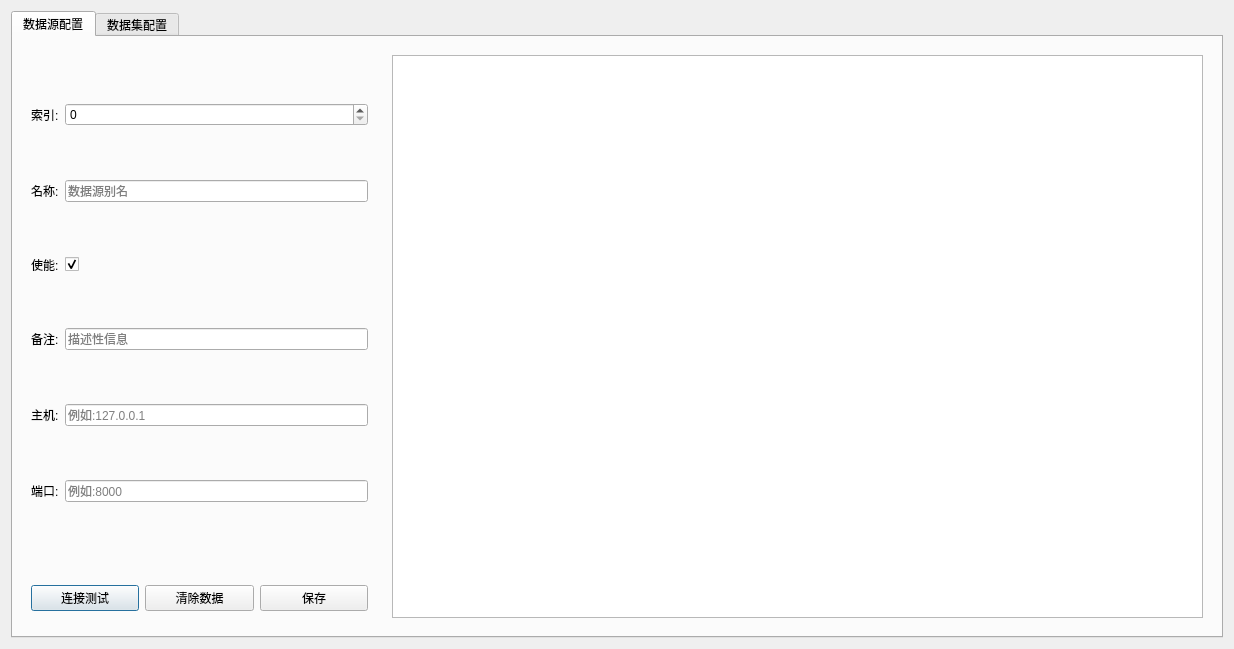
<?xml version="1.0" encoding="UTF-8"?>
<ui version="4.0">
 <class>ConfigDialog</class>
 <widget class="QDialog" name="ConfigDialog">
  <property name="geometry">
   <rect>
    <x>0</x>
    <y>0</y>
    <width>1234</width>
    <height>649</height>
   </rect>
  </property>
  <property name="windowTitle">
   <string>KEYENCE上位链路驱动配置界面</string>
  </property>
  <layout class="QGridLayout" name="gridLayout">
   <item row="0" column="0">
    <widget class="QTabWidget" name="tabWidget">
     <property name="currentIndex">
      <number>0</number>
     </property>
     <property name="tabBarAutoHide">
      <bool>true</bool>
     </property>
     <widget class="QWidget" name="Tab1">
      <attribute name="title">
       <string>数据源配置</string>
      </attribute>
      <layout class="QGridLayout" name="gridLayout_6" rowstretch="9,1" columnstretch="3,7">
       <item row="0" column="0">
        <widget class="QWidget" name="widget" native="true">
         <layout class="QGridLayout" name="gridLayout_2">
          <item row="0" column="0">
           <widget class="QLabel" name="Label">
            <property name="text">
             <string>索引:</string>
            </property>
           </widget>
          </item>
          <item row="0" column="1">
           <widget class="QSpinBox" name="index1">
            <property name="minimum">
             <number>0</number>
            </property>
           </widget>
          </item>
          <item row="1" column="0">
           <widget class="QLabel" name="Label_2">
            <property name="text">
             <string>名称:</string>
            </property>
           </widget>
          </item>
          <item row="1" column="1">
           <widget class="QLineEdit" name="name1">
            <property name="placeholderText">
             <string>数据源别名</string>
            </property>
           </widget>
          </item>
          <item row="2" column="0">
           <widget class="QLabel" name="Label_3">
            <property name="text">
             <string>使能:</string>
            </property>
           </widget>
          </item>
          <item row="2" column="1">
           <widget class="QCheckBox" name="enable1">
            <property name="checked">
             <bool>true</bool>
            </property>
           </widget>
          </item>
          <item row="3" column="0">
           <widget class="QLabel" name="Label_4">
            <property name="text">
             <string>备注:</string>
            </property>
           </widget>
          </item>
          <item row="3" column="1">
           <widget class="QLineEdit" name="desc1">
            <property name="placeholderText">
             <string>描述性信息</string>
            </property>
           </widget>
          </item>
          <item row="4" column="0">
           <widget class="QLabel" name="Label_7">
            <property name="text">
             <string>主机:</string>
            </property>
           </widget>
          </item>
          <item row="4" column="1">
           <widget class="QLineEdit" name="host">
            <property name="placeholderText">
             <string>例如:127.0.0.1</string>
            </property>
           </widget>
          </item>
          <item row="5" column="0">
           <widget class="QLabel" name="label_4">
            <property name="text">
             <string>端口:</string>
            </property>
           </widget>
          </item>
          <item row="5" column="1">
           <widget class="QLineEdit" name="port">
            <property name="placeholderText">
             <string>例如:8000</string>
            </property>
           </widget>
          </item>
         </layout>
        </widget>
       </item>
       <item row="1" column="0">
        <widget class="QWidget" name="widget_3" native="true">
         <layout class="QHBoxLayout" name="horizontalLayout">
          <item>
           <widget class="QPushButton" name="connectTest">
            <property name="text">
             <string>连接测试</string>
            </property>
           </widget>
          </item>
          <item>
           <widget class="QPushButton" name="clearDataSource">
            <property name="text">
             <string>清除数据</string>
            </property>
           </widget>
          </item>
          <item>
           <widget class="QPushButton" name="saveDataSource">
            <property name="text">
             <string>保存</string>
            </property>
           </widget>
          </item>
         </layout>
        </widget>
       </item>
       <item row="0" column="1" rowspan="2">
        <widget class="QWidget" name="widget_2" native="true">
         <layout class="QGridLayout" name="gridLayout_3">
          <item row="0" column="0">
           <widget class="QTableView" name="tableView1">
            <property name="enabled">
             <bool>true</bool>
            </property>
            <property name="lineWidth">
             <number>1</number>
            </property>
            <property name="editTriggers">
             <set>QAbstractItemView::NoEditTriggers</set>
            </property>
           </widget>
          </item>
         </layout>
        </widget>
       </item>
      </layout>
     </widget>
     <widget class="QWidget" name="Tab2">
      <attribute name="title">
       <string>数据集配置</string>
      </attribute>
      <layout class="QGridLayout" name="gridLayout_7" rowstretch="9,1" columnstretch="3,7">
       <item row="0" column="0">
        <widget class="QWidget" name="widget_4" native="true">
         <layout class="QGridLayout" name="gridLayout_4">
          <item row="0" column="0">
           <widget class="QLabel" name="Label_15">
            <property name="text">
             <string>索引:</string>
            </property>
           </widget>
          </item>
          <item row="0" column="1">
           <widget class="QSpinBox" name="index2">
            <property name="minimum">
             <number>0</number>
            </property>
           </widget>
          </item>
          <item row="1" column="0">
           <widget class="QLabel" name="Label_16">
            <property name="text">
             <string>名称:</string>
            </property>
           </widget>
          </item>
          <item row="1" column="1">
           <widget class="QLineEdit" name="name2">
            <property name="placeholderText">
             <string>数据集别名</string>
            </property>
           </widget>
          </item>
          <item row="2" column="0">
           <widget class="QLabel" name="label_3">
            <property name="text">
             <string>数据源:</string>
            </property>
           </widget>
          </item>
          <item row="2" column="1">
           <widget class="QComboBox" name="dataSource"/>
          </item>
          <item row="3" column="0">
           <widget class="QLabel" name="Label_17">
            <property name="text">
             <string>使能:</string>
            </property>
           </widget>
          </item>
          <item row="3" column="1">
           <widget class="QCheckBox" name="enable2">
            <property name="checked">
             <bool>true</bool>
            </property>
           </widget>
          </item>
          <item row="4" column="0">
           <widget class="QLabel" name="label_2">
            <property name="text">
             <string>允许写:</string>
            </property>
           </widget>
          </item>
          <item row="4" column="1">
           <widget class="QCheckBox" name="writeEnable">
            <property name="checked">
             <bool>true</bool>
            </property>
           </widget>
          </item>
          <item row="5" column="0">
           <widget class="QLabel" name="Label_18">
            <property name="text">
             <string>备注:</string>
            </property>
           </widget>
          </item>
          <item row="5" column="1">
           <widget class="QLineEdit" name="desc2">
            <property name="placeholderText">
             <string>描述性信息</string>
            </property>
           </widget>
          </item>
          <item row="6" column="0">
           <widget class="QLabel" name="label_5">
            <property name="text">
             <string>软元件类型:</string>
            </property>
           </widget>
          </item>
          <item row="6" column="1">
           <widget class="QComboBox" name="type">
            <item>
             <property name="text">
              <string>DM</string>
             </property>
            </item>
            <item>
             <property name="text">
              <string>EM</string>
             </property>
            </item>
           </widget>
          </item>
          <item row="7" column="0">
           <widget class="QLabel" name="label_6">
            <property name="text">
             <string>软元件编号:</string>
            </property>
           </widget>
          </item>
          <item row="7" column="1">
           <widget class="QLineEdit" name="number">
            <property name="maxLength">
             <number>5</number>
            </property>
            <property name="placeholderText">
             <string/>
            </property>
           </widget>
          </item>
          <item row="8" column="0">
           <widget class="QLabel" name="label">
            <property name="text">
             <string>超时时间:</string>
            </property>
           </widget>
          </item>
          <item row="8" column="1">
           <widget class="QSpinBox" name="timeout">
            <property name="minimum">
             <number>100</number>
            </property>
            <property name="maximum">
             <number>10000</number>
            </property>
            <property name="singleStep">
             <number>100</number>
            </property>
           </widget>
          </item>
          <item row="9" column="0">
           <widget class="QLabel" name="label_7">
            <property name="text">
             <string>写测试值：</string>
            </property>
           </widget>
          </item>
          <item row="9" column="1">
           <widget class="QLineEdit" name="value">
            <property name="text">
             <string/>
            </property>
            <property name="maxLength">
             <number>99999</number>
            </property>
            <property name="placeholderText">
             <string/>
            </property>
           </widget>
          </item>
         </layout>
        </widget>
       </item>
       <item row="1" column="0">
        <widget class="QWidget" name="widget_6" native="true">
         <layout class="QHBoxLayout" name="horizontalLayout_2">
          <item>
           <widget class="QPushButton" name="getDataTest">
            <property name="text">
             <string>读测试</string>
            </property>
           </widget>
          </item>
          <item>
           <widget class="QPushButton" name="saveDataSet">
            <property name="text">
             <string>保存</string>
            </property>
           </widget>
          </item>
          <item>
           <widget class="QPushButton" name="clearDataSet">
            <property name="text">
             <string>清除数据</string>
            </property>
           </widget>
          </item>
          <item>
           <widget class="QPushButton" name="setDataTest">
            <property name="text">
             <string> 写测试</string>
            </property>
           </widget>
          </item>
         </layout>
        </widget>
       </item>
       <item row="0" column="1" rowspan="2">
        <widget class="QWidget" name="widget_5" native="true">
         <layout class="QGridLayout" name="gridLayout_5">
          <item row="0" column="0">
           <widget class="QTableView" name="tableView2">
            <property name="editTriggers">
             <set>QAbstractItemView::NoEditTriggers</set>
            </property>
           </widget>
          </item>
         </layout>
        </widget>
       </item>
      </layout>
     </widget>
    </widget>
   </item>
  </layout>
 </widget>
 <resources/>
 <connections/>
</ui>
